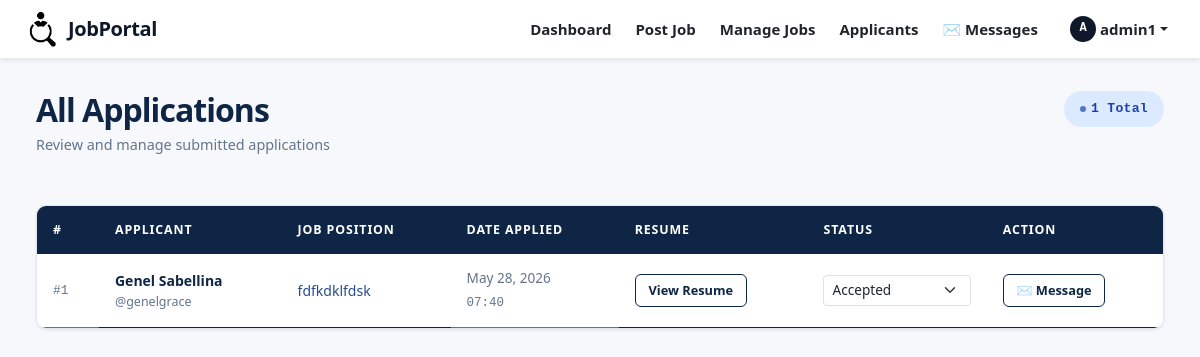
Page /applications/ (signed in) on the earlier database version.
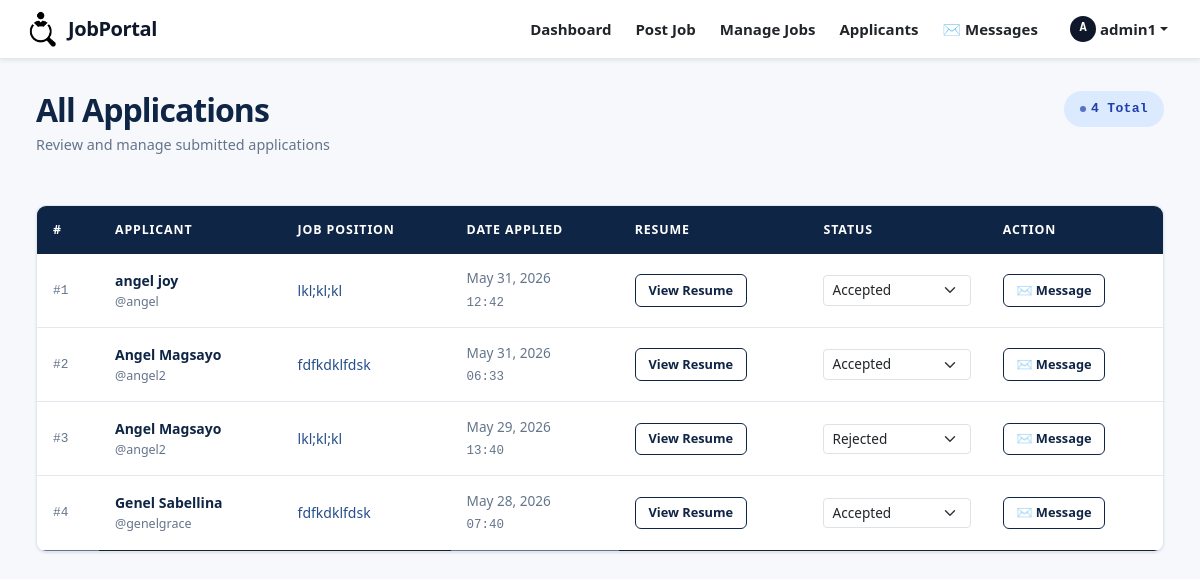
Same page on the later database version.
### job_app/models.py (models this page shows, shortened)
class Application(models.Model):
    job = models.ForeignKey(Job, on_delete=models.CASCADE, blank=False, null=False)
    applicant = models.ForeignKey(User, on_delete=models.CASCADE, null=True)
    resume = models.FileField(upload_to='resumes/')
    applied_at = models.DateTimeField(auto_now_add=True)
    status = models.CharField(max_length=20, blank=True, null=True)

class Job(models.Model):
    title = models.CharField(max_length=200, blank=False, null=False)
    description = models.TextField()
    requirements = models.TextField()
    posted_by = models.ForeignKey(User, on_delete=models.CASCADE)
    posted_date = models.DateTimeField(auto_now_add=True)

### job_app/views.py (the view)
# urls.py: path('applications/', views.application_list, name='application_list'),
@login_required(login_url='login_user')
def application_list(request):
    if not request.user.is_staff:
        messages.error(request, 'Access denied.')
        return redirect('dashboard')
    applications = Application.objects.all().select_related('job', 'applicant').order_by('-applied_at')
    return render(request, 'application_list.html', {'applications': applications})

### templates/application_list.html (shortened to what this page needs)
{% extends 'base.html' %}
{% load static %}
{% block content %}
<div class="container-fluid">
    <div class="jp-page-header d-flex justify-content-between align-items-start flex-wrap gap-2">
        <div>
            <h2>All Applications</h2>
            <p class="subtitle">Review and manage submitted applications</p>
        </div>
        <span class="jp-badge jp-badge-info" style="padding:.45rem 1rem;font-size:.82rem;">
            {{ applications|length }} Total
        </span>
    </div>
    <div class="jp-table-wrap">
        <table class="table jp-table mb-0">
            <thead>
                <tr>
                    <th>#</th>
                    <th>Applicant</th>
                    <th>Job Position</th>
                    <th>Date Applied</th>
                    <th>Resume</th>
                    <th>Status</th>
                    <th>Action</th>
                </tr>
            </thead>
            <tbody>
                {% for app in applications %}
                <tr>
                    <td style="color:var(--jp-text-muted);font-family:var(--jp-mono);font-size:.8rem;">
                        #{{ forloop.counter }}
                    </td>
                    <td>
                        <div style="font-weight:600;color:var(--jp-navy);">
                            {{ app.applicant.get_full_name|default:app.applicant.username }}
                        </div>
                        <div style="font-size:.78rem;color:var(--jp-text-muted);">@{{ app.applicant.username }}</div>
                    </td>
                    <td>
                        <a href="{% url 'job_detail' app.job.id %}" class="jp-link">
                            {{ app.job.title }}
                        </a>
                    </td>
                    <td style="color:var(--jp-text-muted);font-size:.85rem;white-space:nowrap;">
                        {{ app.applied_at|date:"M d, Y" }}<br>
                        <span style="font-size:.78rem;font-family:var(--jp-mono);">{{ app.applied_at|date:"H:i" }}</span>
                    </td>
                    <td>
                        {% if app.resume %}
                            <a href="{{ app.resume.url }}" class="jp-btn jp-btn-outline jp-btn-sm" target="_blank">
                                View Resume
                            </a>
                        {% else %}
                            <span style="font-size:.82rem;color:var(--jp-text-muted);">No resume</span>
                        {% endif %}
                    </td>
                    <td>
                        <div class="jp-form-group mb-0" style="max-width: 160px;">
                            {% if user.is_staff %}
                                <select class="form-select form-select-sm" onchange="location = this.value;" style="font-size: 0.85rem; cursor: pointer;">
                                    <option value="{% url 'update_status' application_id=app.id status='accepted' %}" {% if app.status == 'accepted' %}selected{% endif %}>Accepted</option>
                                    <option value="{% url 'update_status' application_id=app.id status='rejected' %}" {% if app.status == 'rejected' %}selected{% endif %}>Rejected</option>
                                </select>
                            {% endif %}
                        </div>
                    </td>
                    <td>
                        {% if user.is_staff %}
                            <a href="{% url 'compose_message' app.applicant.id %}?job_id={{ app.job.id }}"
                               class="jp-btn jp-btn-outline jp-btn-sm"
                               title="Send a message to this applicant">
                                ✉️ Message
                            </a>
                        {% endif %}
                    </td>
                </tr>
                {% endfor %}
            </tbody>
        </table>
    </div>
</div>
{% endblock %}

Differences in the rows shown:
added Application: applicant.get_full_name "angel joy", applicant.username "angel", job "lkl;kl;kl", applied_at "May 31, 2026", applied_at "12:42", status "Accepted"
added Application: applicant.get_full_name "Angel Magsayo", applicant.username "angel2", job "fdfkdklfdsk", applied_at "May 31, 2026", applied_at "06:33", status "Accepted"
added Application: applicant.get_full_name "Angel Magsayo", applicant.username "angel2", job "lkl;kl;kl", applied_at "May 29, 2026", applied_at "13:40", status "Rejected"
Other differences:
{{ applications|length }}: "1" → "4"
